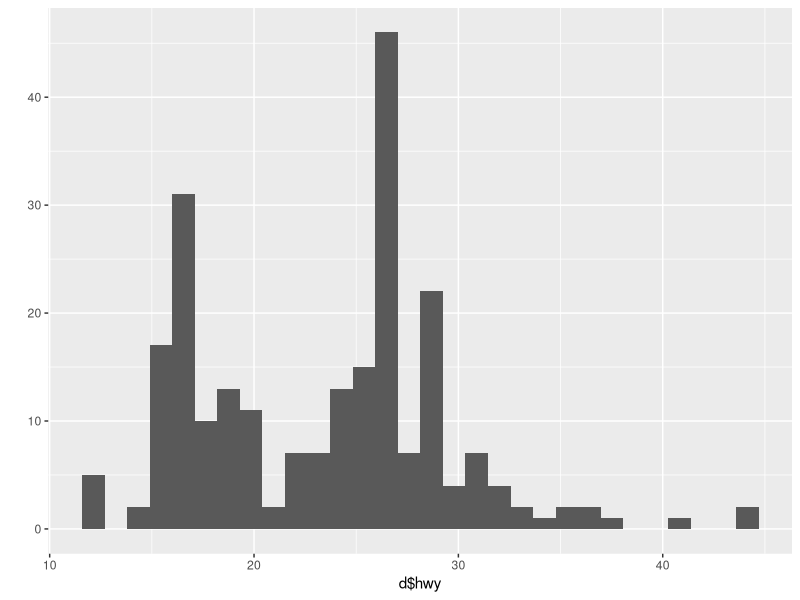
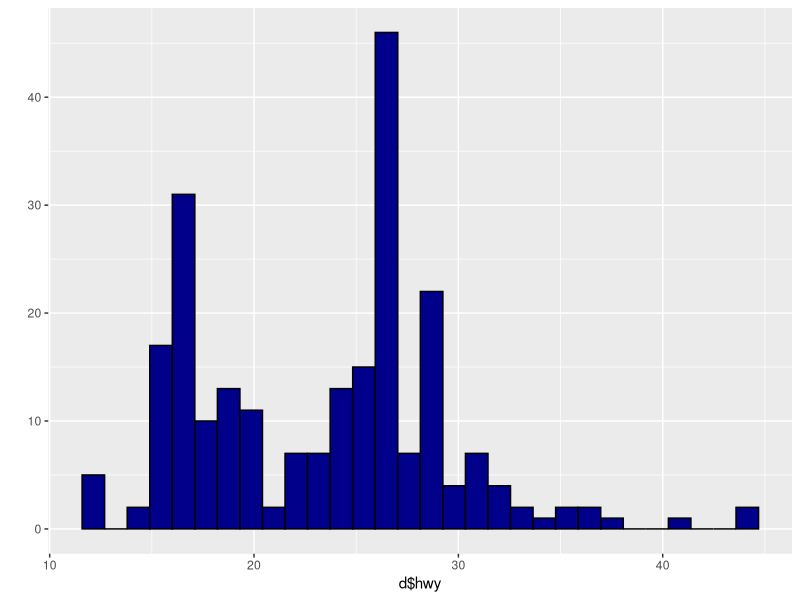
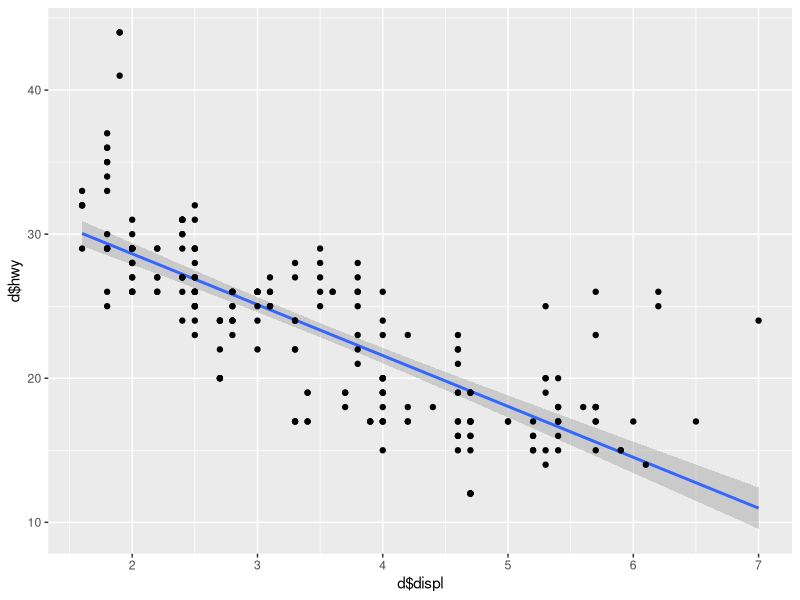
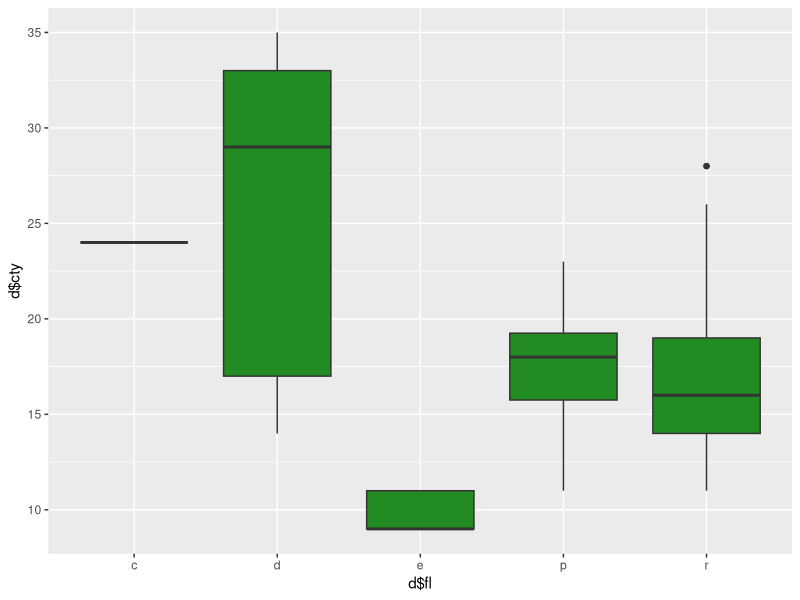
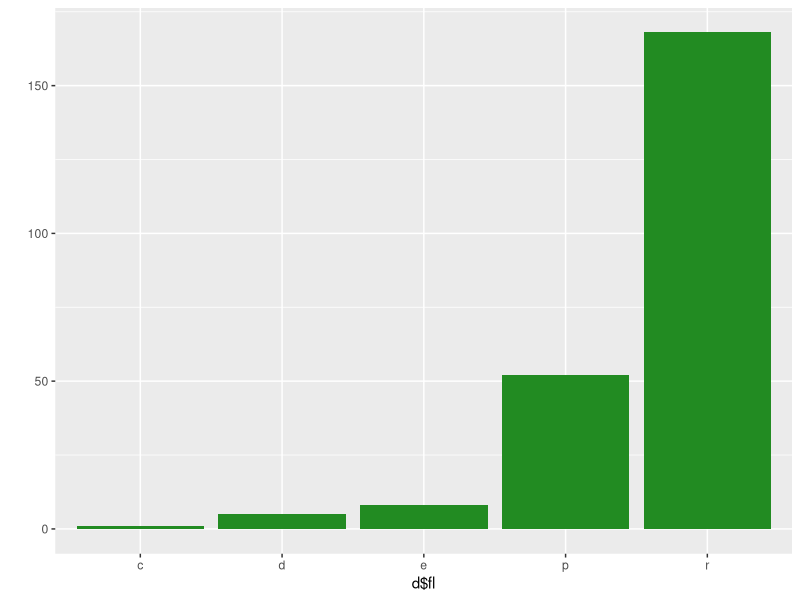
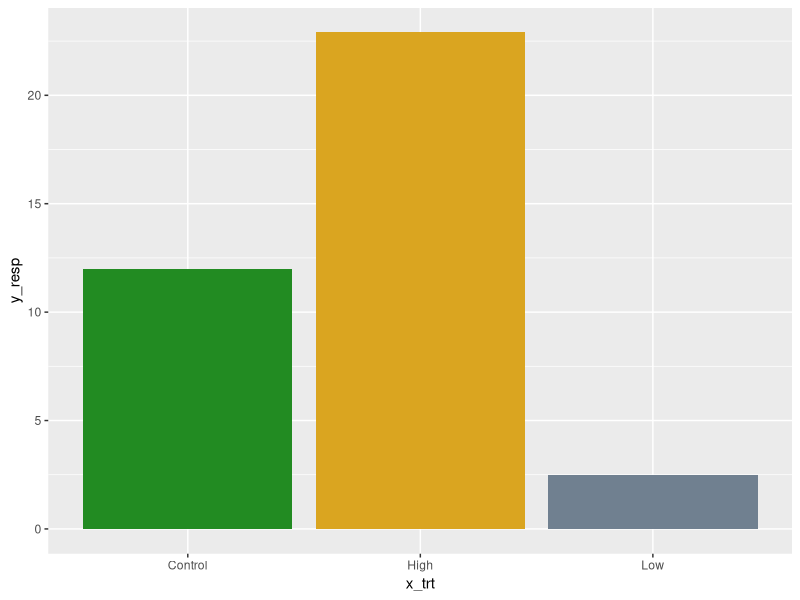
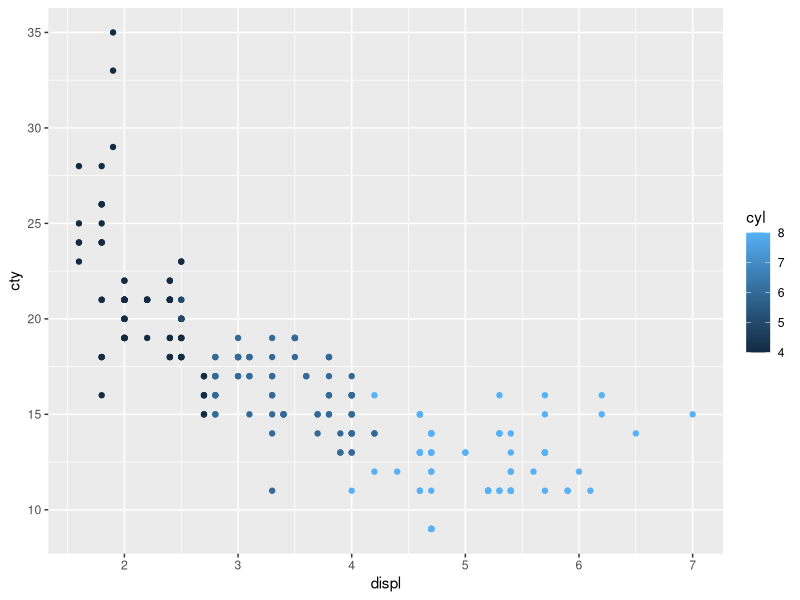
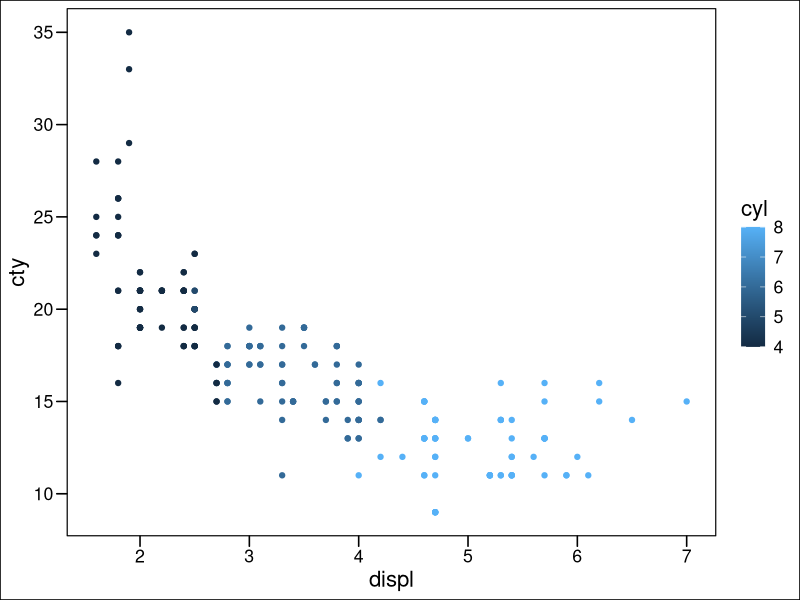

Source code (R) for these figures, in order:
## ---- chunk 1
### ggplot and such
### 24 January 2023
### MFH

library(dplyr)
library(ggplot2)
library(ggthemes)
library(patchwork)

d <-mpg

#### qplot: quick, plotting
qplot(x=d$hwy)

# histogram
qplot(x=d$hwy, fill = I("darkblue"), color = I("black"))

# scatterplot
qplot(x=d$displ, y=d$hwy, geom=c("smooth","point"), method="lm")

# boxplot
qplot(x=d$fl, y=d$cty, geom="boxplot", fill=I("forestgreen"))

# barplot
qplot(x=d$fl, geom="bar", fill=I("forestgreen"))

### Create some data (specified counts)
x_trt <- c("Control", "Low", "High")
y_resp <- c(12, 2.5, 22.9)
qplot(x=x_trt, y=y_resp, geom="col", fill=I(c("forestgreen", "slategrey", "goldenrod")))

##### ggplot: uses dataframes instead of vectors

p1 <- ggplot(data=d, mapping=aes(x=displ, y=cty, color=cyl)) + 
  geom_point()

p1

# can google list of themes, pick a good one
p1 + theme_base() 
p1 + theme_bw()
p1 + theme_classic()
p1 + theme_linedraw()
p1 + theme_dark()
p1 + theme_minimal()
p1 + theme_void()
p1 + theme_economist()

# can edit themes, fonts, etc.  type it into help to see what you can do
p1 + theme_bw(base_size=20, base_family="serif")

p2 <- ggplot(data=d, aes(x=fl, fill=fl)) + 
  geom_bar()
p2 + coord_flip() +theme_classic(base_size=15, base_family="sans")

# Theme modifications
p3 <- ggplot(data=d, aes(x=displ, y=cty)) + 
  geom_point(size=4, shape=21, color="magenta", fill="black") + 
  xlab("Count") + 
  ylab("Fuel") + 
  labs(title="My title here", subtitle="my subtitle goes here") #x=/y= for axis in here also
p3 + xlim(1, 10) + ylim(0, 35)

library(viridis)

cols <- viridis(7, option = "magma") # plasma, turbo, viridis
ggplot(data=d, aes(x=class, y=hwy, fill=class)) + 
  geom_boxplot() + 
  scale_fill_manual(values=cols)

library(patchwork) #put a bunch of graphs together
(p1 + p2) / p3

